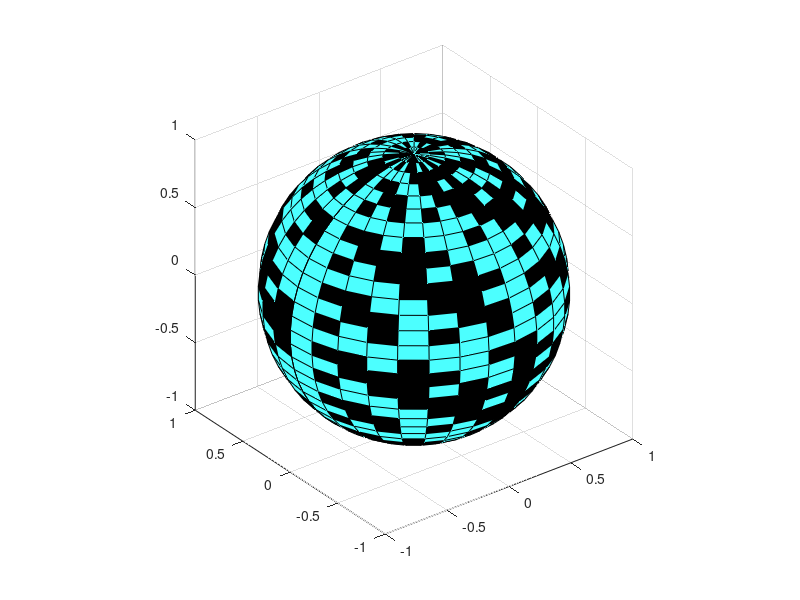

Source code (MATLAB):
% Parametric Surfaces
clear;clc;
figure;
k=5;
n=2^k-1;
theta=pi*(-n:2:n)/n;
phi=(pi/2)*(-n:2:n)'/n;
X=cos(phi)*cos(theta);
Y=cos(phi)*sin(theta);
Z=sin(phi)*ones(size(theta));
colormap([0 0 0;0.3 1 1]);
C=hadamard(2^k);
surf(X,Y,Z,C);
axis square
